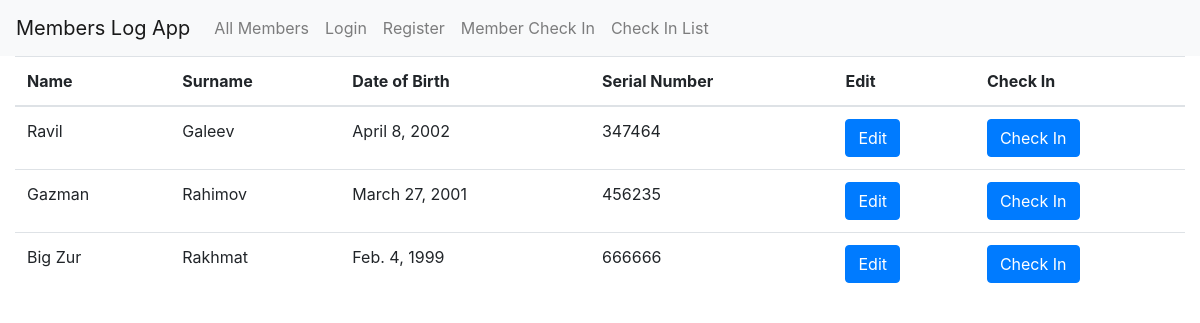
The page / on the database its author committed.
### logTracker/models.py (models this page shows, shortened)
class Member(models.Model):
    name = models.CharField(max_length=30, blank=False)
    surname = models.CharField(max_length=30, blank=False)
    date_of_birth = models.DateField(blank=False)
    serial_number = models.CharField(max_length=6, blank=False)

### logTracker/views.py (the view)
# urls.py: path('', allMembers, name='members'),
def allMembers(request):
    members = Member.objects.all()
    return render(request, 'members_view.html', {'members': members})

### logTracker/templates/frontend/members_view.html
{% extends 'base.html' %}
{% block content %}
    <table class="table">
        <thead>
            <tr>
                <th>Name</th>
                <th>Surname</th>
                <th>Date of Birth</th>
                <th>Serial Number</th>
                <th>Edit</th>
                <th>Check In</th>
            </tr>
        </thead>
        <tbody>
            {% for member in members %}
                <tr>
                    <td>{{ member.name }}</td>
                    <td>{{ member.surname }}</td>
                    <td>{{ member.date_of_birth }}</td>
                    <td>{{ member.serial_number }}</td>
                    <td>
                        <a href="{% url 'edit_member' member.id %}" class="btn btn-primary">Edit</a>
                    </td>
                    <td>
                        <a href="{% url 'check_in_member' member.id %}" class="btn btn-primary">Check In</a>
                    </td>
                </tr>
            {% endfor %}
        </tbody>
    </table>
{% endblock %}

### rows shown on the page
Member: name "Ravil", surname "Galeev", date_of_birth "April 8, 2002", serial_number "347464"
Member: name "Gazman", surname "Rahimov", date_of_birth "March 27, 2001", serial_number "456235"
Member: name "Big Zur", surname "Rakhmat", date_of_birth "Feb. 4, 1999", serial_number "666666"
